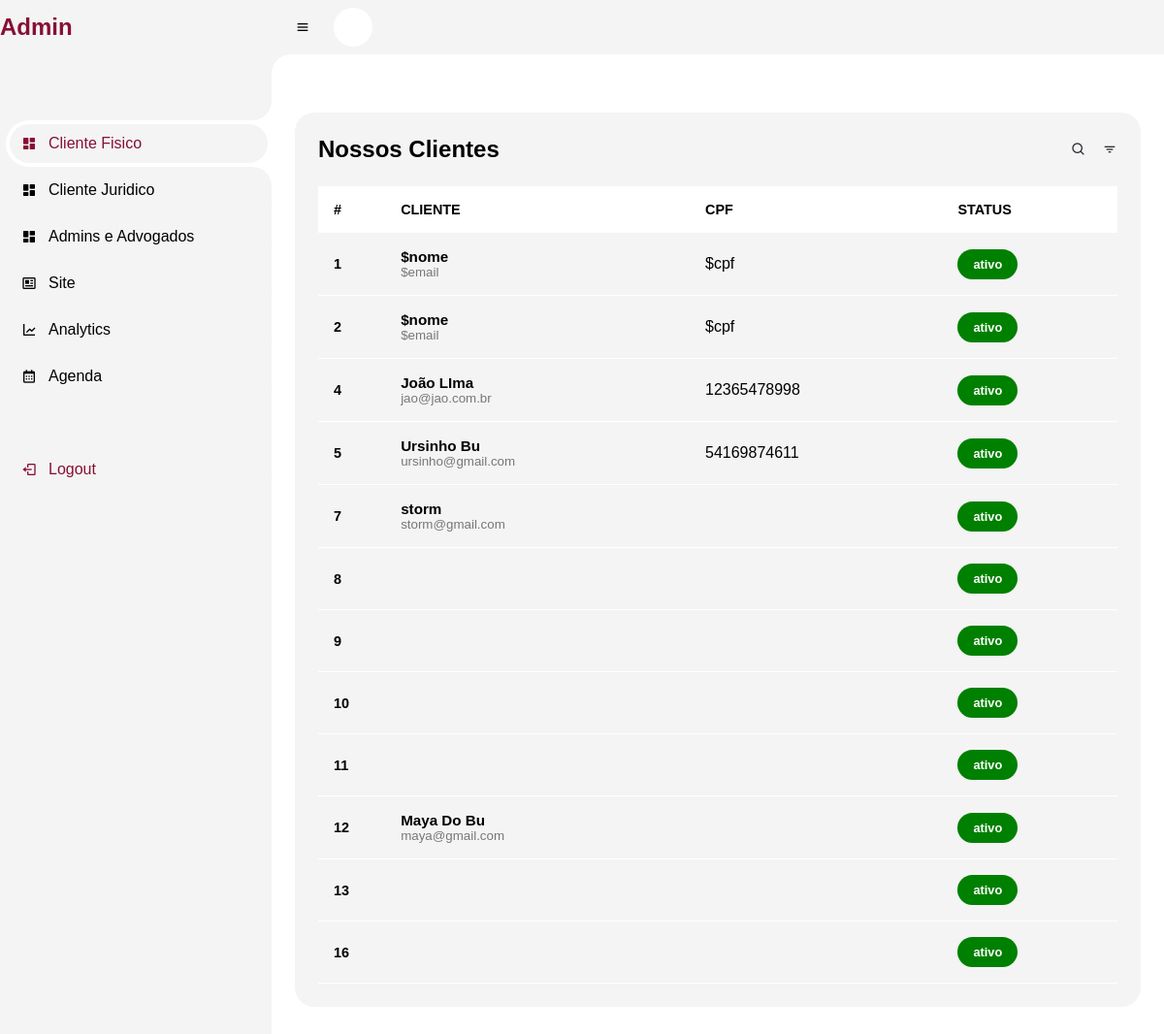
Page /admin-dash.php on the earlier database version.
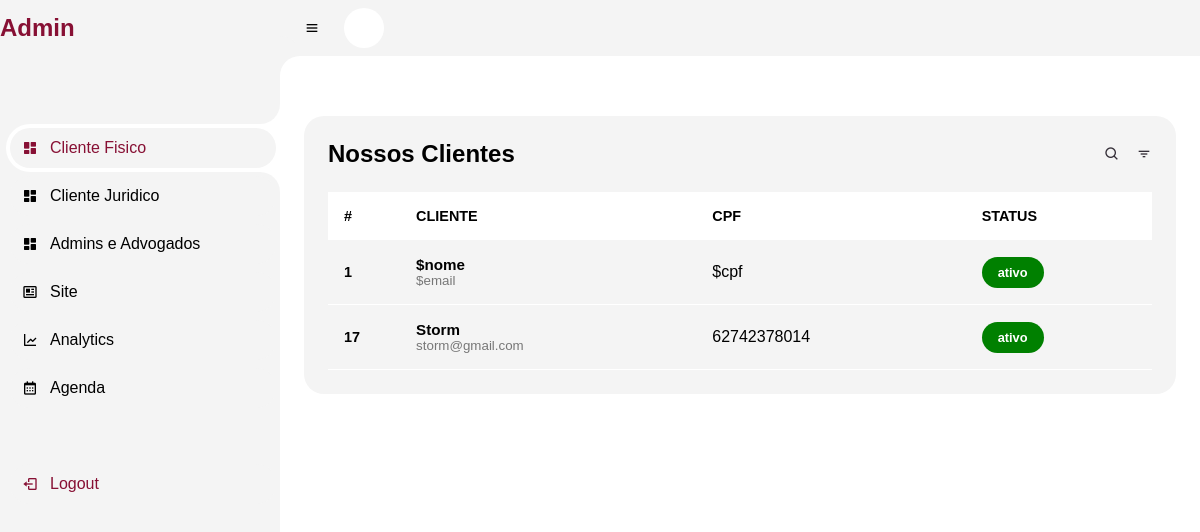
Same page on the later database version.
### tables this page shows
CREATE TABLE IF NOT EXISTS `cadastro_login_cliente` (
  `cod` int NOT NULL AUTO_INCREMENT,
  `nome` varchar(100) NOT NULL,
  `email` varchar(100) NOT NULL,
  `celular` varchar(15) NOT NULL,
  `endereco` varchar(100) NOT NULL,
  `cidade` varchar(50) NOT NULL,
  `senha` varchar(32) NOT NULL,
  `cpf` varchar(11) NOT NULL,
  `cnpj` varchar(15) NOT NULL,
  `foto` varchar(100) NOT NULL,
  PRIMARY KEY (`cod`)
);

### admin-dash.php (the view, shortened to what this page needs)
<?php
include('menu-admin.php');
?>
<html lang="en">
<head>
    <link rel="stylesheet" href="css/admin.css">
    <link rel="stylesheet" href="https://maxst.icons8.com/vue-static/landings/line-awesome/line-awesome/1.3.0/css/line-awesome.min.css">
</head>
<body class="dark">
    <section id=content>
        <main>
            <?php
            require('connect.php');
            $perfis = mysqli_query($con, "SELECT * FROM `cadastro_login_cliente`");
            echo   "<div class=table-data>";
            echo    "<div class=order>";
            echo      "<div class=head>";
            echo          " <h3>Nossos Clientes</h3>";
            echo            "<i class='bx bx-search'></i>";
            echo            "<i class='bx bx-filter'></i>";
            echo       "</div>";
            echo       "<table width=100%>";
            echo              "<thead>";
            echo                "<tr>";
            echo                     "<th>#</th>";
            echo                    "<th></span>CLIENTE</th>";
            echo                    "<th></span>CPF</th>";
            echo                  "<th></span>STATUS</th>";
            while($perfil = mysqli_fetch_array($perfis)){
            echo             "</tr>";
            echo        "</thead>";
            echo        "<tbody>";
            echo          "<tr>";
            echo              "<td class=cod>$perfil[cod]</td>";
            echo             "<td>";
            echo   "<div class=client>";
            echo   "<div class=client-info>";
            echo  "<h4>$perfil[nome]</h4>";
            echo  "<small>$perfil[email]</small>";
            echo   "</div>";
            echo  "</div>";
            echo  "</td>";
            echo  "<td>$perfil[cpf]</td>";
            echo  "<td>";
            echo  "<span class=status>ativo</span>";
            echo "</td>";
        }
            echo  "</tr>";
            echo        "</tbody>";
            echo   "</table>";
            echo   "</div>";
            ?>
        </main>
    </section>
</body>
</html>

### menu-admin.php (shortened to what this page needs)
<html lang="en">
<head>
	<link rel="stylesheet" href="css/menu-admin.css">
	<link href='https://unpkg.com/boxicons@2.0.9/css/boxicons.min.css' rel='stylesheet'>
	<link rel="stylesheet" href="https://unicons.iconscout.com/release/v4.0.0/css/line.css">
</head>
<body class="dark">
	<section id="sidebar">
		<a href="#" class="brand">
			<span class="text">Admin</span>
		</a>
		<ul class="side-menu top">
			<li class="active">
				<a href="admin-dash.php">
					<i class='bx bxs-dashboard'></i>
					<span class="text">Cliente Fisico</span>
				</a>
			</li>
			<li>
				<a href="clienteJ.php">
					<i class='bx bxs-dashboard'></i>
					<span class="text">Cliente Juridico</span>
				</a>
			</li>
			<li>
				<a href="adv-admin.php">
					<i class='bx bxs-dashboard'></i>
					<span class="text">Admins e Advogados</span>
				</a>
			</li>
			<li>
				<a href="index.php">
					<i class='bx bx-news'></i>
					<span class="text">Site</span>
				</a>
			</li>
			<li>
				<a href="#">
					<i class='bx bx-line-chart'></i>
					<span class="text">Analytics</span>
				</a>
			</li>
			<li>
				<a href="https://calendly.com/event_types/user/me" target="_blank">
					<i class='bx bx-calendar'></i>
					<span class="text">Agenda</span>
				</a>
			</li>
		</ul>
		<ul class="side-menu">
			<li>
				<?php
				echo	'<a href=logoff.php class=logout>';
				echo	"<i class='bx bx-log-out'></i>";
				echo "<span class=text>Logout</span>";
				echo "</a>";
				?>
			</li>
		</ul>
	</section>
	<section id="content">
		<nav>
			<i class='bx bx-menu'></i>
			<i class="uil uil-moon toggle-btn"></i>
		</nav>
	</section>
</body>
</html>

### css/menu-admin.css (style rules this page uses)
#sidebar { position: fixed; top: 0; left: 0; width: 280px; height: 100%; background: var(--color-light); z-index: 2000; transition: .3s ease; overflow-x: hidden; scrollbar-width: none; }
#sidebar .brand { font-size: 24px; font-weight: 700; height: 56px; display: flex; align-items: center; color: var(--details); position: sticky; top: 0; left: 0; background:var(--color-light); z-index: 500; padding-bottom: 20px; box-sizing: content-box; }
#sidebar .side-menu { width: 100%; margin-top: 48px; }
#sidebar .side-menu li { height: 48px; background: transparent; margin-left: 6px; border-radius: 48px 0 0 48px; padding: 4px; }
#sidebar .side-menu li.active { background: var(--back-fundo); position: relative; }
#sidebar .side-menu li.active::before { content: ''; position: absolute; width: 40px; height: 40px; border-radius: 50%; top: -40px; right: 0; box-shadow: 20px 20px 0 var(--back-fundo); z-index: -1; }
#sidebar .side-menu li.active::after { content: ''; position: absolute; width: 40px; height: 40px; border-radius: 50%; bottom: -40px; right: 0; box-shadow: 20px -20px 0 var(--back-fundo); z-index: -1; }
#sidebar .side-menu li a { width: 100%; height: 100%; background: var(--color-light); display: flex; align-items: center; border-radius: 48px; font-size: 16px; color: var(--color-black); white-space: nowrap; overflow-x: hidden; }
#sidebar .side-menu.top li.active a { color: var(--details); }
#sidebar .side-menu li a.logout { color: var(--details); }
#sidebar .side-menu li a .bx { min-width: calc(60px - ((4px + 6px) * 2)); display: flex; justify-content: center; }
#content { position: relative; width: calc(100% - 280px); left: 280px; transition: .3s ease; }
#content nav { height: 56px; background: var(--color-light); padding: 0 24px; display: flex; align-items: center; grid-gap: 24px; position: sticky; top: 0; left: 0; z-index: 1000; }
#content nav::before { content: ''; position: absolute; width: 40px; height: 40px; bottom: -40px; left: 0; border-radius: 50%; box-shadow: -20px -20px 0 var(--color-light); }
.toggle-btn { color: var(--details); min-width: 40px; height: 40px; background-color: var(--color-white); border-radius: 50%; display: flex; align-items: center; justify-content: center; font-size: 20px; cursor: pointer; transition: 0.3s; }

### css/admin.css (style rules this page uses)
body { background-color: var(--back-fundo); overflow-x: hidden; }
#content main { width: 100%; padding: 36px 24px; max-height: calc(100vh - 56px); overflow-y: auto; }
#content main .table-data { display: flex; flex-wrap: wrap; grid-gap: 24px; margin-top: 24px; width: 100%; color: #342E37; }
#content main .table-data > div { border-radius: 20px; background: var(--color-light); padding: 24px; overflow-x: auto; }
#content main .table-data .head { display: flex; align-items: center; grid-gap: 16px; margin-bottom: 24px; }
#content main .table-data .head h3 { margin-right: auto; font-size: 24px; font-weight: 600; color: var(--color-black); }
#content main .table-data .head .bx { cursor: pointer; }
#content main .table-data .order { flex-grow: 1; flex-basis: 500px; }
table { border-collapse: collapse; }
table thead tr { background: var(--color-white); }
table thead th { padding: 1rem 0rem; text-align: left; color: var(--color-black); font-size: .9rem; }
table thead th:first-child { padding-left: 1rem; }
table tbody td { padding: 1rem 0rem; color: var(--color-black); }
table tbody td:first-child { padding-left: 1rem; color: var(--main-color); font-weight: 600; font-size: .9rem; }
table tbody tr { border-bottom: 1px solid var(--color-white); }
table tbody tr .cod { color: var(--color-black); }
.client { display: flex; align-items: center; }
.client-info h4 { color: var(--color-black); font-size: .95rem; }
.client-info small { color: var(--color-black-light); }
.status { display: inline-block; text-align: center; font-weight: 600; color: var(--color-white); background: green; padding: .5rem 1rem; border-radius: 20px; font-size: .8rem; }

### css/var.css (style rules this page uses)
body { --color-black: #000; --color-black-light: #777777; --color-white: #fff; --color-light: #f4f4f4; --details: #871034; --back-primary: #19191f; --back-fundo: #fff; --back-glass: linear-gradient(to right bottom, rgba(255, 255, 255, 0.5), rgba(255, 255, 255, 0.3)); }
* { margin: 0; padding: 0; box-sizing: border-box; text-decoration: none; font-family: 'Montserrat', sans-serif; }

Differences in the rows shown:
removed cadastro_login_cliente: cod "2", nome "$nome", email "$email", cpf "$cpf"
removed cadastro_login_cliente: cod "4", nome "João LIma", email "jao@jao.com.br", cpf "12365478998"
removed cadastro_login_cliente: cod "5", nome "Ursinho Bu", email "ursinho@gmail.com", cpf "54169874611"
removed cadastro_login_cliente: cod "7", nome "storm", email "storm@gmail.com"
removed cadastro_login_cliente: cod "8"
removed cadastro_login_cliente: cod "9"
removed cadastro_login_cliente: cod "10"
removed cadastro_login_cliente: cod "11"
removed cadastro_login_cliente: cod "12", nome "Maya Do Bu", email "maya@gmail.com"
removed cadastro_login_cliente: cod "13"
removed cadastro_login_cliente: cod "16"
added cadastro_login_cliente: cod "17", nome "Storm", email "storm@gmail.com", cpf "62742378014"
